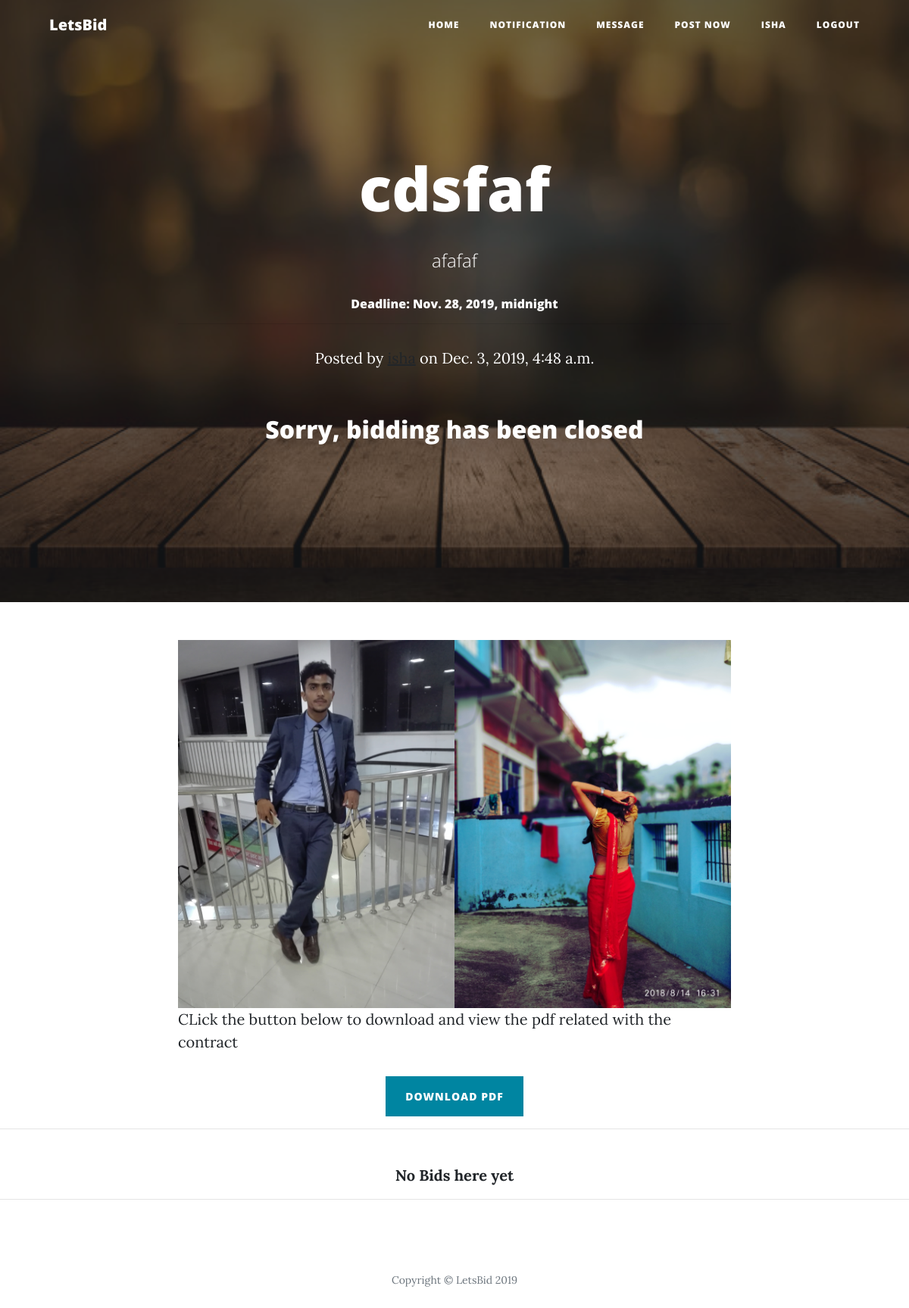
Before: /contract/11/ (signed in) with the older database file.
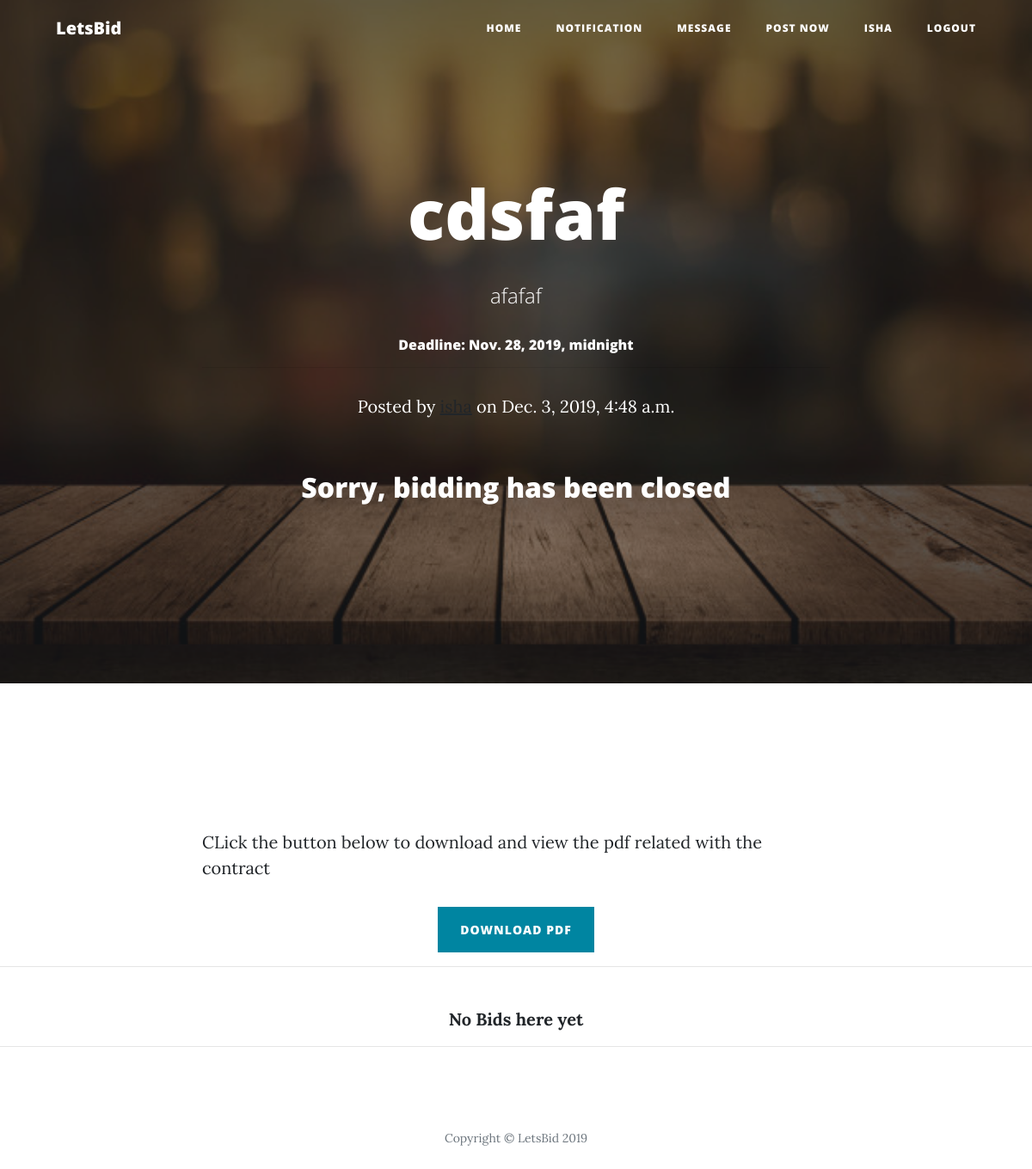
After: the same page with the newer database file.
### entries/models.py (models this page shows)
class Contract(models.Model):
    contract_title = models.TextField(max_length=250)
    contract_details = models.TextField()
    contract_price = models.IntegerField()
    contract_date = models.DateTimeField(auto_now_add=True)
    contract_deadline = models.DateTimeField()
    contract_creator = models.ForeignKey(User, on_delete=models.CASCADE)
    contract_image1 = models.ImageField(upload_to='contract_image' , blank=True)
    contract_image2 = models.ImageField(upload_to='contract_image' , blank=True)
    contract_doc = models.FileField(upload_to='documents', blank=True)
    contract_paymentVerification = models.ImageField(upload_to='payment' , blank=True)
    approved_contract = models.BooleanField(default=False)
    class Meta:
        verbose_name_plural = "entries"
    @property
    def compdate(self):
        return pytz.utc.localize(datetime.today()) > self.contract_deadline

### entries/views.py (the view)
# urls.py: path('contract/<int:pk>/', ContractView.as_view(), name = 'contract-detail'),
class ContractView(LoginRequiredMixin, DetailView):
	model = Contract
	template_name = 'entries/contract_detail.html'

### templates/entries/contract_detail.html (shortened to what the changed rows need)
{% load static %}
<!DOCTYPE html>
<html lang="en">
<head>
  <link href="{% static 'entries/vendor/bootstrap/css/bootstrap.min.css' %}" rel="stylesheet">
  <link href="{% static 'entries/vendor/fontawesome-free/css/all.min.css' %}" rel="stylesheet" type="text/css">
  <link href="{% static 'entries/css/clean-blog.min.css' %}" rel="stylesheet">
</head>
<body>
  <header class="masthead" style="background-image: url({% static 'entries/img/home-bg.jpg' %})">
    <div class="container">
      <div class="row">
        <div class="col-lg-8 col-md-10 mx-auto">
          <div class="site-heading">
            <h1>{{ object.contract_title }}</h1>
            <span class="subheading">{{ object.contract_details|linebreaks }}</span>
            <h6>Deadline: {{object.contract_deadline}}</h6>
            <hr>
            <p class="post-meta">Posted by <a href="{% url 'user-details' pk=object.contract_creator.pk %}">{{ object.contract_creator }}</a>
            on {{object.contract_date }}</p><br>
            {% if object.compdate %}
              <h2> Sorry, bidding has been closed </h2>
            {% else %}
            <a class="btn btn-primary" href="{% url 'add_comment_to_post' pk=contract.pk %}">Bid Your Price</a>
            {% endif %}
          </div>
        </div>
      </div>
    </div>
  </header>
      <div class="container">
      <div class="row">
        <div class="col-lg-8 col-md-10 mx-auto">
          <div class="post-preview">
            {% if object.contract_image1 %}
            <img src="{{ object.contract_image1.url }}" alt="isha" height="50%" width="50%" align="left">
            {% endif %}
            {% if object.contract_image2 %}
            <img src="{{ object.contract_image2.url }}" alt="isha" height="50%" width="50%" align="right">
            {% endif %}
            <br>
            <br>
            {% if object.contract_doc %}
            <br>
            <p> CLick the button below to download and view the pdf related with the contract </p>
            <center><a class="btn btn-primary" href="{{ object.contract_doc.url }}" type="application/octet-stream .pdf" download="menu.pdf" target="_blank" role="button">Download pdf</a></center>
            {% endif %}
          </div>
        </div>
        </div>
      </div>
      <br>
</body>
</html>

Changed rows visible on the page:
changed Contract "cdsfaf": contract_image1: picture removed; contract_image2: picture removed
